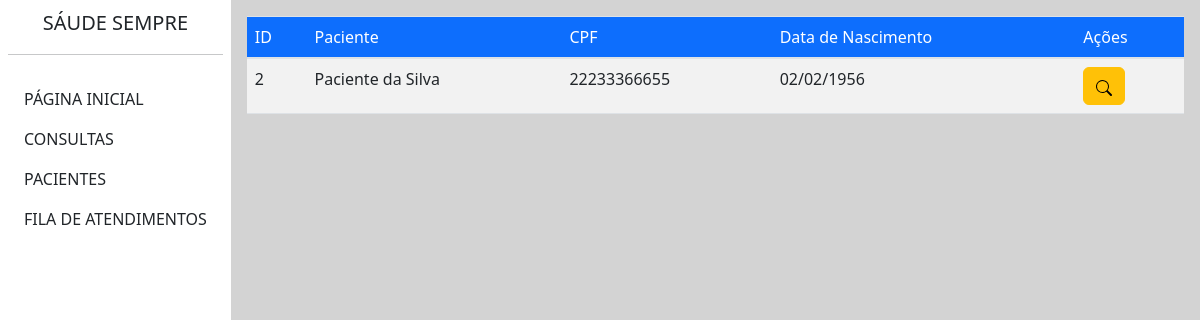
The app's page /fila-atendimentos.php with its own data.
### tables this page shows
CREATE TABLE `consultas` (
  `id` int(11) NOT NULL,
  `MotivoConsulta` varchar(150) NOT NULL,
  `DataHora` datetime NOT NULL,
  `FormaPagamento` varchar(45) NOT NULL,
  `Status` varchar(45) NOT NULL,
  `FichaPaciente_id` int(11) NOT NULL
);

CREATE TABLE `fichapaciente` (
  `id` int(11) NOT NULL,
  `CPF` varchar(11) NOT NULL,
  `NomePaciente` varchar(100) NOT NULL,
  `DataNascimento` date NOT NULL,
  `CEP` varchar(8) NOT NULL,
  `Endereco` varchar(100) NOT NULL,
  `Numero` varchar(10) NOT NULL,
  `UF` varchar(2) NOT NULL,
  `Bairro` varchar(45) NOT NULL,
  `Complemento` varchar(100) DEFAULT NULL,
  `Municipio` varchar(20) DEFAULT NULL,
  `Email` varchar(100) DEFAULT NULL,
  `Contato` varchar(20) DEFAULT NULL
);

### fila-atendimentos.php (the view, shortened to what this page needs)
<?php
include_once("includes/connection.php");
?>
<!DOCTYPE html>
<html lang="pt-br">
<head>
    <link rel="stylesheet" href="https://stackpath.bootstrapcdn.com/bootstrap/4.1.3/css/bootstrap.min.css"
>
    <link rel="stylesheet" type="text/css" href="css/bootstrap.min.css">
    <link rel="stylesheet" type="text/css" href="consulta.css">
</head>
<body>
    <div class="secao-primary">
        <div class="d-flex flex-nowrap">
            <div class="menu bg-white col-auto p-2">
                <div class="bg-white">
                    <a class="d-flex text-decoration-none align-items-center text-dark justify-content-center" href="">
                        <span class="fs-5 d-none d-sm-inline">SÁUDE SEMPRE</h2>
                    </a>
                    <hr>
                    <ul class="nav nav-pills flex-column mt-4">
                        <li class="nav-item">
                            <a href="#" class="nav-link text-dark">
                                <span class="fs-6 d-none d-sm-inline">PÁGINA INICIAL</span>
                            </a>
                        </li>
                        <li class="nav-item">
                            <a href="consulta.php" class="nav-link text-dark">
                                <span class="fs-6 d-none d-sm-inline">CONSULTAS</span>
                            </a>
                        </li>
                        <li class="nav-item">
                            <a href="pacientes.php" class="nav-link text-dark">
                                <span class="fs-6 d-none d-sm-inline">PACIENTES</span>
                            </a>
                        </li>
                        <li class="nav-item">
                            <a href="fila-atendimentos.php" class="nav-link text-dark">
                                <span class="fs-6 d-none d-sm-inline">FILA DE ATENDIMENTOS</span>
                            </a>
                        </li>
                    </ul>
                </div>
            </div>
            <div class="back">
                <div class="secao-secondary p-3">
                    <table class="table table-striped">
                        <thead>
                            <tr class="bg-primary">
                                <th class="texto text-white" scope="col">ID</th>
                                <th class="texto text-white" scope="col">Paciente</th>
                                <th class="texto text-white" scope="col">CPF</th>
                                <th class="texto text-white" scope="col">Data de Nascimento</th>
                                <th class="texto text-white" scope="col">Ações</th>
                            </tr>
                        </thead>
                        <tbody>
                            <?php
                            $result = $conn->prepare("SELECT c.id, c.MotivoConsulta, c.DataHora, fp.NomePaciente, fp.cpf, fp.DataNascimento FROM consultas c, fichapaciente fp WHERE c.FichaPaciente_id = fp.id AND c.status = 'confirmado'");
                            $result->execute();
                            $rows = $result->fetchAll(PDO::FETCH_ASSOC);
                            foreach ($rows as $o) { ?>
                                <tr>
                                    <td class="bg-white">
                                        <?php echo $o['id']; ?>
                                    </td>
                                    <td class="bg-white">
                                        <?php echo $o['NomePaciente']; ?>
                                    </td>
                                    <td class="bg-white">
                                        <?php echo $o['cpf']; ?>
                                    </td>
                                    <td class="bg-white">
                                        <?php echo date("d/m/Y", strtotime($o['DataNascimento'])); ?>
                                    </td>
                                    <td class="bg-white">
                                        <a class="btn btn-warning" href="?id=<?php echo $o['id']; ?>">
                                        </a>
                                    </td>
                                </tr>
                                <?php
                            }
                            ?>
                        </tbody>
                    </table>
                </div>
            </div>
        </div>
    </div>
</body>
</html>

### consulta.css (style rules this page uses)
body { background-color: #ededed!important; }
.secao-primary { width: 100%; margin: 0px auto; }
.menu { height: 100vh; }
.back { background-color: LightGray; width: 100%; }
.secao-secondary { width: 100%; padding-right: 15px; padding-left: 15px; margin-right: auto; margin-left: auto; }
.texto { font-weight: normal; }

### records on screen
consultas: id "2", FichaPaciente.NomePaciente "Paciente da Silva", FichaPaciente.CPF "22233366655", FichaPaciente.DataNascimento "02/02/1956"
